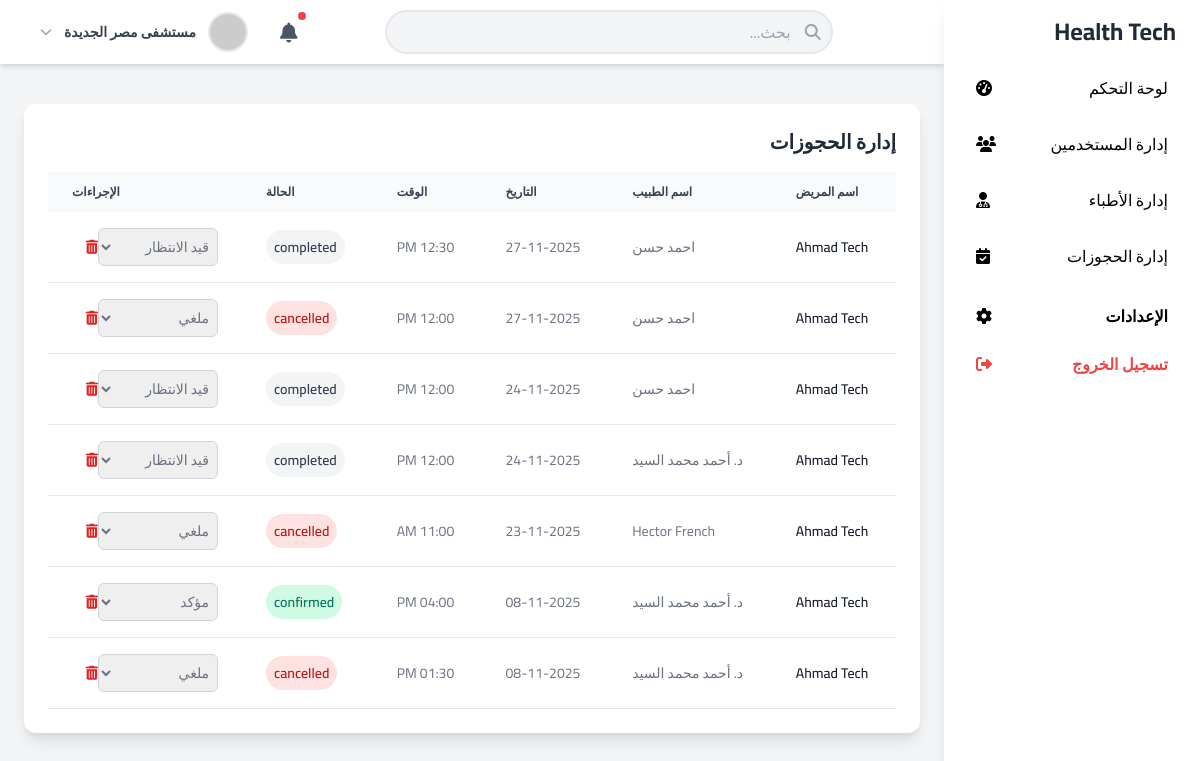
The app's page /admin/manage_appointments.php (signed in) with its own data.
### tables this page shows
CREATE TABLE `appointments` (
  `id` int(11) NOT NULL,
  `user_id` int(11) NOT NULL,
  `patient_id` int(11) DEFAULT NULL,
  `doctor_id` int(11) NOT NULL,
  `clinic_id` int(11) NOT NULL,
  `appointment_date` date NOT NULL,
  `appointment_time` time NOT NULL,
  `appointment_type` varchar(50) DEFAULT 'استشارة عامة',
  `appointment_datetime` datetime DEFAULT NULL,
  `status` enum('pending','confirmed','completed','cancelled') DEFAULT 'pending',
  `notes` text DEFAULT NULL,
  `created_at` timestamp NOT NULL DEFAULT current_timestamp(),
  `updated_at` timestamp NOT NULL DEFAULT current_timestamp() ON UPDATE current_timestamp()
);

CREATE TABLE `users` (
  `id` int(11) NOT NULL,
  `username` varchar(50) NOT NULL,
  `email` varchar(100) NOT NULL,
  `password` varchar(255) NOT NULL,
  `is_active` tinyint(1) DEFAULT 1,
  `full_name` varchar(100) NOT NULL,
  `name` varchar(100) DEFAULT NULL,
  `phone` varchar(20) DEFAULT NULL,
  `specialty` varchar(100) DEFAULT 'طب عام',
  `oncall_status` enum('available','unavailable') DEFAULT 'available',
  `profile_image` varchar(255) DEFAULT NULL,
  `date_of_birth` date DEFAULT NULL,
  `gender` enum('male','female') NOT NULL,
  `role` enum('patient','doctor','hospital','admin') DEFAULT 'patient',
  `city_id` int(11) DEFAULT NULL,
  `insurance_provider` varchar(100) DEFAULT NULL,
  `insurance_number` varchar(50) DEFAULT NULL,
  `created_at` timestamp NOT NULL DEFAULT current_timestamp(),
  `updated_at` timestamp NOT NULL DEFAULT current_timestamp() ON UPDATE current_timestamp(),
  `user_type` varchar(50) NOT NULL DEFAULT 'user',
  `verification_code` varchar(6) DEFAULT NULL,
  `is_verified` tinyint(1) DEFAULT 0
);

CREATE TABLE `doctors` (
  `id` int(11) NOT NULL,
  `full_name` varchar(100) NOT NULL,
  `specialty_id` int(11) DEFAULT NULL,
  `clinic_id` int(11) DEFAULT NULL,
  `hospital_id` int(11) DEFAULT NULL,
  `department_id` int(11) DEFAULT NULL,
  `phone` varchar(20) DEFAULT NULL,
  `email` varchar(100) DEFAULT NULL,
  `experience_years` int(11) DEFAULT NULL,
  `education` text DEFAULT NULL,
  `image` varchar(200) DEFAULT NULL,
  `rating` decimal(3,2) DEFAULT 0.00,
  `is_active` tinyint(1) DEFAULT 1,
  `consultation_fee` decimal(10,2) DEFAULT 0.00,
  `bio` text DEFAULT NULL,
  `created_at` timestamp NOT NULL DEFAULT current_timestamp(),
  `user_id` int(11) NOT NULL,
  `calculated_rating` decimal(3,2) DEFAULT 0.00 COMMENT 'Calculated average rating',
  `total_ratings` int(11) DEFAULT 0 COMMENT 'Total number of ratings'
);

### includes/functions.php (called while the page is built, shortened)
<?php
function get_all_appointments($conn)
{
    try {
        $sql = "SELECT
                    a.id,
                    a.appointment_date,
                    a.appointment_time,
                    a.status,
                    p.full_name AS patient_name,
                    d.full_name AS doctor_name
                FROM
                    appointments a
                JOIN
                    users p ON a.user_id = p.id
                JOIN
                    doctors d ON a.doctor_id = d.id
                ORDER BY
                    a.appointment_date DESC, a.appointment_time DESC";
        $stmt = $conn->prepare($sql);
        $stmt->execute();
        return $stmt->fetchAll(PDO::FETCH_ASSOC);
    } catch (PDOException $e) {
        error_log('Error in get_all_appointments: ' . $e->getMessage());
        return [];
    }
}

### admin/manage_appointments.php (the view, shortened to what this page needs)
<?php
require_once '../includes/functions.php';
$db = new Database();
$conn = $db->getConnection();
$appointments = get_all_appointments($conn);
$page_title = "إدارة الحجوزات";
?>
<!DOCTYPE html>
<html lang="ar" dir="rtl">
<head>
    <link href="https://cdn.jsdelivr.net/npm/tailwindcss@2.2.19/dist/tailwind.min.css" rel="stylesheet">
    <link rel="stylesheet" href="https://cdnjs.cloudflare.com/ajax/libs/font-awesome/6.4.0/css/all.min.css">
</head>
<body class="bg-gray-100">
<div class="flex h-screen">
    <?php include '../includes/dashboard_sidebar.php'; ?>
    <div class="flex-1 flex flex-col overflow-hidden lg:mr-64">
        <?php include '../includes/dashboard_header.php'; ?>
        <main class="flex-1 overflow-x-hidden overflow-y-auto bg-gray-100 p-6">
            <div class="container mx-auto">
                <div class="bg-white rounded-xl shadow-lg p-6">
                    <h3 class="text-xl font-bold text-gray-800 mb-4"><?php echo $page_title; ?></h3>
                    <div class="overflow-x-auto">
                        <table class="w-full text-sm text-left text-gray-500">
                            <thead class="text-xs text-gray-700 uppercase bg-gray-50">
                                <tr>
                                    <th scope="col" class="px-6 py-3">اسم المريض</th>
                                    <th scope="col" class="px-6 py-3">اسم الطبيب</th>
                                    <th scope="col" class="px-6 py-3">التاريخ</th>
                                    <th scope="col" class="px-6 py-3">الوقت</th>
                                    <th scope="col" class="px-6 py-3">الحالة</th>
                                    <th scope="col" class="px-6 py-3">الإجراءات</th>
                                </tr>
                            </thead>
                            <tbody>
                                <?php if (!empty($appointments)):
                                    foreach ($appointments as $appointment):
                                        $status_classes = [
                                            'confirmed' => 'text-green-700 bg-green-100',
                                            'pending' => 'text-yellow-700 bg-yellow-100',
                                            'cancelled' => 'text-red-700 bg-red-100',
                                        ];
                                        $status_class = $status_classes[$appointment['status']] ?? 'text-gray-700 bg-gray-100';
                                ?>
                                        <tr class="bg-white border-b hover:bg-gray-50">
                                            <td class="px-6 py-4 font-medium text-gray-900">
                                                <?php echo htmlspecialchars($appointment['patient_name']); ?>
                                            </td>
                                            <td class="px-6 py-4">
                                                <?php echo htmlspecialchars($appointment['doctor_name']); ?>
                                            </td>
                                            <td class="px-6 py-4">
                                                <?php echo date('d-m-Y', strtotime($appointment['appointment_date'])); ?>
                                            </td>
                                            <td class="px-6 py-4">
                                                <?php echo date('h:i A', strtotime($appointment['appointment_time'])); ?>
                                            </td>
                                            <td class="px-6 py-4">
                                                <span class="px-2 py-1 font-semibold leading-tight rounded-full <?php echo $status_class; ?>">
                                                    <?php echo htmlspecialchars($appointment['status']); ?>
                                                </span>
                                            </td>
                                            <td class="px-6 py-4 flex items-center space-x-2">
                                                <form action="manage_appointments.php" method="POST" class="inline-block">
                                                    <select name="new_status" class="p-1 border border-gray-300 rounded-md status-select" onchange="this.form.submit()">
                                                        <option value="pending" <?php echo $appointment['status'] === 'pending' ? 'selected' : ''; ?>>قيد الانتظار</option>
                                                        <option value="confirmed" <?php echo $appointment['status'] === 'confirmed' ? 'selected' : ''; ?>>مؤكد</option>
                                                        <option value="cancelled" <?php echo $appointment['status'] === 'cancelled' ? 'selected' : ''; ?>>ملغي</option>
                                                    </select>
                                                </form>
                                                <form action="manage_appointments.php" method="POST" onsubmit="return confirm('هل أنت متأكد من رغبتك في حذف هذا الموعد؟');" class="inline-block">
                                                    <button type="submit" class="text-red-600 hover:text-red-900">
                                                        <i class="fas fa-trash-alt"></i>
                                                    </button>
                                                </form>
                                            </td>
                                        </tr>
                                <?php
                                    endforeach;
                                endif; ?>
                            </tbody>
                        </table>
                    </div>
                </div>
            </div>
        </main>
    </div>
</div>
</body>
</html>

### admin/manage_appointments.php (style rules this page uses)
body { font-family: 'Cairo', sans-serif; }
.status-select { min-width: 120px; }

### records on screen
appointments: user.full_name "Ahmad Tech", doctor.full_name "احمد حسن", appointment_date "27-11-2025", appointment_time "12:30 PM", status "completed"
appointments: user.full_name "Ahmad Tech", doctor.full_name "احمد حسن", appointment_date "27-11-2025", appointment_time "12:00 PM", status "cancelled", new_status "ملغي"
appointments: user.full_name "Ahmad Tech", doctor.full_name "احمد حسن", appointment_date "24-11-2025", appointment_time "12:00 PM", status "completed"
appointments: user.full_name "Ahmad Tech", doctor.full_name "د. أحمد محمد السيد", appointment_date "24-11-2025", appointment_time "12:00 PM", status "completed"
appointments: user.full_name "Ahmad Tech", doctor.full_name "Hector French", appointment_date "23-11-2025", appointment_time "11:00 AM", status "cancelled", new_status "ملغي"
appointments: user.full_name "Ahmad Tech", doctor.full_name "د. أحمد محمد السيد", appointment_date "08-11-2025", appointment_time "04:00 PM", status "confirmed", new_status "مؤكد"
appointments: user.full_name "Ahmad Tech", doctor.full_name "د. أحمد محمد السيد", appointment_date "08-11-2025", appointment_time "01:30 PM", status "cancelled", new_status "ملغي"

### other values on screen
$user_name "مستشفى مصر الجديدة"
$page_title "إدارة الحجوزات"
